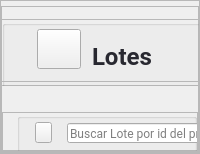
            <widget class="QWidget" name="page_lotes">
             <layout class="QVBoxLayout" name="verticalLayout_4">
              <property name="spacing">
               <number>0</number>
              </property>
              <property name="leftMargin">
               <number>0</number>
              </property>
              <property name="topMargin">
               <number>0</number>
              </property>
              <property name="rightMargin">
               <number>0</number>
              </property>
              <property name="bottomMargin">
               <number>0</number>
              </property>
              <item>
               <widget class="QFrame" name="container_mov_3">
                <property name="frameShape">
                 <enum>QFrame::StyledPanel</enum>
                </property>
                <property name="frameShadow">
                 <enum>QFrame::Raised</enum>
                </property>
                <layout class="QVBoxLayout" name="verticalLayout_34" stretch="0,0,0">
                 <property name="spacing">
                  <number>0</number>
                 </property>
                 <property name="leftMargin">
                  <number>0</number>
                 </property>
                 <property name="topMargin">
                  <number>0</number>
                 </property>
                 <property name="rightMargin">
                  <number>0</number>
                 </property>
                 <property name="bottomMargin">
                  <number>0</number>
                 </property>
                 <item>
                  <widget class="QFrame" name="top_frame_mov_3">
                   <property name="minimumSize">
                    <size>
                     <width>1</width>
                     <height>80</height>
                    </size>
                   </property>
                   <property name="maximumSize">
                    <size>
                     <width>387</width>
                     <height>70</height>
                    </size>
                   </property>
                   <property name="frameShape">
                    <enum>QFrame::StyledPanel</enum>
                   </property>
                   <property name="frameShadow">
                    <enum>QFrame::Raised</enum>
                   </property>
                   <widget class="QFrame" name="frame_26">
                    <property name="geometry">
                     <rect>
                      <x>0</x>
                      <y>13</y>
                      <width>431</width>
                      <height>70</height>
                     </rect>
                    </property>
                    <property name="minimumSize">
                     <size>
                      <width>354</width>
                      <height>70</height>
                     </size>
                    </property>
                    <property name="maximumSize">
                     <size>
                      <width>16777215</width>
                      <height>50</height>
                     </size>
                    </property>
                    <property name="frameShape">
                     <enum>QFrame::StyledPanel</enum>
                    </property>
                    <property name="frameShadow">
                     <enum>QFrame::Raised</enum>
                    </property>
                    <layout class="QVBoxLayout" name="verticalLayout_35">
                     <property name="spacing">
                      <number>0</number>
                     </property>
                     <property name="leftMargin">
                      <number>0</number>
                     </property>
                     <property name="topMargin">
                      <number>0</number>
                     </property>
                     <property name="rightMargin">
                      <number>0</number>
                     </property>
                     <property name="bottomMargin">
                      <number>0</number>
                     </property>
                     <item>
                      <widget class="QGroupBox" name="groupBox_10">
                       <property name="minimumSize">
                        <size>
                         <width>384</width>
                         <height>0</height>
                        </size>
                       </property>
                       <property name="title">
                        <string/>
                       </property>
                       <widget class="QLabel" name="label_40">
                        <property name="geometry">
                         <rect>
                          <x>90</x>
                          <y>10</y>
                          <width>152</width>
                          <height>52</height>
                         </rect>
                        </property>
                        <property name="minimumSize">
                         <size>
                          <width>152</width>
                          <height>0</height>
                         </size>
                        </property>
                        <property name="maximumSize">
                         <size>
                          <width>120</width>
                          <height>16777215</height>
                         </size>
                        </property>
                        <property name="font">
                         <font>
                          <family>Roboto</family>
                          <pointsize>18</pointsize>
                          <weight>75</weight>
                          <bold>true</bold>
                         </font>
                        </property>
                        <property name="styleSheet">
                         <string notr="true">color: #282830 ;
</string>
                        </property>
                        <property name="text">
                         <string>Lotes</string>
                        </property>
                        <property name="alignment">
                         <set>Qt::AlignLeading|Qt::AlignLeft|Qt::AlignVCenter</set>
                        </property>
                       </widget>
                       <widget class="QPushButton" name="pushButton_19">
                        <property name="geometry">
                         <rect>
                          <x>30</x>
                          <y>9</y>
                          <width>49</width>
                          <height>40</height>
                         </rect>
                        </property>
                        <property name="maximumSize">
                         <size>
                          <width>60</width>
                          <height>60</height>
                         </size>
                        </property>
                        <property name="styleSheet">
                         <string notr="true">margin-left:5px</string>
                        </property>
                        <property name="text">
                         <string/>
                        </property>
                        <property name="icon">
                         <iconset resource="img/img.qrc">
                          <normaloff>:/img/producto.png</normaloff>:/img/producto.png</iconset>
                        </property>
                        <property name="iconSize">
                         <size>
                          <width>40</width>
                          <height>40</height>
                         </size>
                        </property>
                       </widget>
                      </widget>
                     </item>
                    </layout>
                   </widget>
                  </widget>
                 </item>
                 <item>
                  <widget class="QFrame" name="mid_mov_3">
                   <property name="maximumSize">
                    <size>
                     <width>16777215</width>
                     <height>70</height>
                    </size>
                   </property>
                   <property name="frameShape">
                    <enum>QFrame::StyledPanel</enum>
                   </property>
                   <property name="frameShadow">
                    <enum>QFrame::Raised</enum>
                   </property>
                   <layout class="QVBoxLayout" name="verticalLayout_36">
                    <property name="spacing">
                     <number>0</number>
                    </property>
                    <property name="leftMargin">
                     <number>0</number>
                    </property>
                    <property name="topMargin">
                     <number>30</number>
                    </property>
                    <property name="rightMargin">
                     <number>0</number>
                    </property>
                    <property name="bottomMargin">
                     <number>0</number>
                    </property>
                    <item alignment="Qt::AlignBottom">
                     <widget class="QFrame" name="frame_27">
                      <property name="minimumSize">
                       <size>
                        <width>0</width>
                        <height>50</height>
                       </size>
                      </property>
                      <property name="maximumSize">
                       <size>
                        <width>16777215</width>
                        <height>50</height>
                       </size>
                      </property>
                      <property name="frameShape">
                       <enum>QFrame::StyledPanel</enum>
                      </property>
                      <property name="frameShadow">
                       <enum>QFrame::Raised</enum>
                      </property>
                      <layout class="QVBoxLayout" name="verticalLayout_37">
                       <property name="spacing">
                        <number>0</number>
                       </property>
                       <property name="leftMargin">
                        <number>0</number>
                       </property>
                       <property name="topMargin">
                        <number>0</number>
                       </property>
                       <property name="rightMargin">
                        <number>0</number>
                       </property>
                       <property name="bottomMargin">
                        <number>0</number>
                       </property>
                       <item>
                        <widget class="QGroupBox" name="groupBox_11">
                         <property name="minimumSize">
                          <size>
                           <width>0</width>
                           <height>50</height>
                          </size>
                         </property>
                         <property name="styleSheet">
                          <string notr="true">margin-left: 14px</string>
                         </property>
                         <property name="title">
                          <string/>
                         </property>
                         <widget class="QPushButton" name="pushButton_20">
                          <property name="geometry">
                           <rect>
                            <x>18</x>
                            <y>9</y>
                            <width>31</width>
                            <height>21</height>
                           </rect>
                          </property>
                          <property name="minimumSize">
                           <size>
                            <width>0</width>
                            <height>21</height>
                           </size>
                          </property>
                          <property name="cursor">
                           <cursorShape>PointingHandCursor</cursorShape>
                          </property>
                          <property name="text">
                           <string/>
                          </property>
                          <property name="icon">
                           <iconset resource="img/img.qrc">
                            <normaloff>:/img/LupaB.png</normaloff>:/img/LupaB.png</iconset>
                          </property>
                          <property name="iconSize">
                           <size>
                            <width>52</width>
                            <height>82</height>
                           </size>
                          </property>
                         </widget>
                         <widget class="QLineEdit" name="lineEdit_6">
                          <property name="geometry">
                           <rect>
                            <x>50</x>
                            <y>10</y>
                            <width>301</width>
                            <height>20</height>
                           </rect>
                          </property>
                          <property name="minimumSize">
                           <size>
                            <width>0</width>
                            <height>20</height>
                           </size>
                          </property>
                          <property name="styleSheet">
                           <string notr="true">font-family: Roboto;
</string>
                          </property>
                          <property name="text">
                           <string/>
                          </property>
                          <property name="placeholderText">
                           <string>Buscar Lote por id del producto</string>
                          </property>
                         </widget>
                        </widget>
                       </item>
                      </layout>
                     </widget>
                    </item>
                   </layout>
                  </widget>
                 </item>
                 <item>
                  <widget class="QFrame" name="bottom_mov_3">
                   <property name="frameShape">
                    <enum>QFrame::StyledPanel</enum>
                   </property>
                   <property name="frameShadow">
                    <enum>QFrame::Raised</enum>
                   </property>
                   <layout class="QVBoxLayout" name="verticalLayout_38">
                    <property name="spacing">
                     <number>0</number>
                    </property>
                    <property name="leftMargin">
                     <number>0</number>
                    </property>
                    <property name="topMargin">
                     <number>0</number>
                    </property>
                    <property name="rightMargin">
                     <number>0</number>
                    </property>
                    <property name="bottomMargin">
                     <number>0</number>
                    </property>
                    <item>
                     <widget class="QFrame" name="frame_28">
                      <property name="frameShape">
                       <enum>QFrame::StyledPanel</enum>
                      </property>
                      <property name="frameShadow">
                       <enum>QFrame::Raised</enum>
                      </property>
                      <widget class="QTableWidget" name="tableWidget_lotes">
                       <property name="geometry">
                        <rect>
                         <x>50</x>
                         <y>60</y>
                         <width>801</width>
                         <height>421</height>
                        </rect>
                       </property>
                       <property name="cursor" stdset="0">
                        <cursorShape>PointingHandCursor</cursorShape>
                       </property>
                       <property name="styleSheet">
                        <string notr="true">QTableWidget{
font-size: 11pt;
margin-top:15px;
color: #000;
font-family: Roboto;
text-align:center;
}
QHeaderView::section {
    background-color: #394353;
	border-radius: 11px;
	color:#fff;
    font-size: 9pt;
	font-family:Roboto;
    border-left: 1px solid #394353;

}

QHeaderView::section:horizontal
{
    border-top: 1px solid #394353;

}

QHeaderView::section:vertical
{

    border-left: 1px solid #394353;
}</string>
                       </property>
                       <property name="editTriggers">
                        <set>QAbstractItemView::NoEditTriggers</set>
                       </property>
                       <property name="showGrid">
                        <bool>false</bool>
                       </property>
                       <attribute name="horizontalHeaderVisible">
                        <bool>false</bool>
                       </attribute>
                       <attribute name="horizontalHeaderCascadingSectionResizes">
                        <bool>true</bool>
                       </attribute>
                       <attribute name="horizontalHeaderDefaultSectionSize">
                        <number>160</number>
                       </attribute>
                       <attribute name="horizontalHeaderShowSortIndicator" stdset="0">
                        <bool>true</bool>
                       </attribute>
                       <attribute name="horizontalHeaderStretchLastSection">
                        <bool>true</bool>
                       </attribute>
                       <attribute name="verticalHeaderVisible">
                        <bool>false</bool>
                       </attribute>
                       <attribute name="verticalHeaderDefaultSectionSize">
                        <number>41</number>
                       </attribute>
                       <column>
                        <property name="text">
                         <string>New Column</string>
                        </property>
                       </column>
                       <column>
                        <property name="text">
                         <string>New Column</string>
                        </property>
                       </column>
                       <column>
                        <property name="text">
                         <string>New Column</string>
                        </property>
                       </column>
                       <column>
                        <property name="text">
                         <string>New Column</string>
                        </property>
                       </column>
                       <column>
                        <property name="text">
                         <string>New Column</string>
                        </property>
                       </column>
                      </widget>
                      <widget class="QFrame" name="frame_29">
                       <property name="geometry">
                        <rect>
                         <x>29</x>
                         <y>9</y>
                         <width>831</width>
                         <height>41</height>
                        </rect>
                       </property>
                       <property name="minimumSize">
                        <size>
                         <width>56</width>
                         <height>41</height>
                        </size>
                       </property>
                       <property name="styleSheet">
                        <string notr="true">background-color: #f2f2f5;

border-radius:15px;</string>
                       </property>
                       <property name="frameShape">
                        <enum>QFrame::StyledPanel</enum>
                       </property>
                       <property name="frameShadow">
                        <enum>QFrame::Raised</enum>
                       </property>
                       <widget class="QLabel" name="label_41">
                        <property name="geometry">
                         <rect>
                          <x>20</x>
                          <y>10</y>
                          <width>141</width>
                          <height>18</height>
                         </rect>
                        </property>
                        <property name="font">
                         <font>
                          <family>Roboto</family>
                          <pointsize>11</pointsize>
                          <weight>75</weight>
                          <bold>true</bold>
                         </font>
                        </property>
                        <property name="styleSheet">
                         <string notr="true">background: none;
color: #282830 ;
</string>
                        </property>
                        <property name="text">
                         <string>Código del Producto</string>
                        </property>
                       </widget>
                       <widget class="QLabel" name="label_42">
                        <property name="geometry">
                         <rect>
                          <x>200</x>
                          <y>10</y>
                          <width>79</width>
                          <height>18</height>
                         </rect>
                        </property>
                        <property name="font">
                         <font>
                          <family>Roboto</family>
                          <pointsize>11</pointsize>
                          <weight>75</weight>
                          <bold>true</bold>
                         </font>
                        </property>
                        <property name="styleSheet">
                         <string notr="true">background: none;
color: #282830 ;

</string>
                        </property>
                        <property name="text">
                         <string>Descripción</string>
                        </property>
                       </widget>
                       <widget class="QLabel" name="label_43">
                        <property name="geometry">
                         <rect>
                          <x>520</x>
                          <y>10</y>
                          <width>132</width>
                          <height>18</height>
                         </rect>
                        </property>
                        <property name="font">
                         <font>
                          <family>Roboto</family>
                          <pointsize>11</pointsize>
                          <weight>75</weight>
                          <bold>true</bold>
                         </font>
                        </property>
                        <property name="styleSheet">
                         <string notr="true">background: none;
color: #282830 ;
</string>
                        </property>
                        <property name="text">
                         <string>Lote</string>
                        </property>
                       </widget>
                       <widget class="QLabel" name="label_45">
                        <property name="geometry">
                         <rect>
                          <x>650</x>
                          <y>10</y>
                          <width>161</width>
                          <height>18</height>
                         </rect>
                        </property>
                        <property name="font">
                         <font>
                          <family>Roboto</family>
                          <pointsize>11</pointsize>
                          <weight>75</weight>
                          <bold>true</bold>
                         </font>
                        </property>
                        <property name="styleSheet">
                         <string notr="true">background: none;
color: #282830 ;
</string>
                        </property>
                        <property name="text">
                         <string> Fecha de Vencimiento</string>
                        </property>
                       </widget>
                       <widget class="QLabel" name="label_46">
                        <property name="geometry">
                         <rect>
                          <x>350</x>
                          <y>10</y>
                          <width>61</width>
                          <height>18</height>
                         </rect>
                        </property>
                        <property name="font">
                         <font>
                          <family>Roboto</family>
                          <pointsize>11</pointsize>
                          <weight>75</weight>
                          <bold>true</bold>
                         </font>
                        </property>
                        <property name="styleSheet">
                         <string notr="true">background: none;
color: #282830 ;

</string>
                        </property>
                        <property name="text">
                         <string>Cantidad</string>
                        </property>
                       </widget>
                      </widget>
                      <widget class="QPushButton" name="btn_actualizarLotes">
                       <property name="geometry">
                        <rect>
                         <x>860</x>
                         <y>20</y>
                         <width>31</width>
                         <height>21</height>
                        </rect>
                       </property>
                       <property name="minimumSize">
                        <size>
                         <width>0</width>
                         <height>21</height>
                        </size>
                       </property>
                       <property name="cursor">
                        <cursorShape>PointingHandCursor</cursorShape>
                       </property>
                       <property name="text">
                        <string/>
                       </property>
                       <property name="icon">
                        <iconset resource="img/img.qrc">
                         <normaloff>:/img/refresh.png</normaloff>:/img/refresh.png</iconset>
                       </property>
                       <property name="iconSize">
                        <size>
                         <width>33</width>
                         <height>16</height>
                        </size>
                       </property>
                      </widget>
                     </widget>
                    </item>
                   </layout>
                  </widget>
                 </item>
                </layout>
               </widget>
              </item>
             </layout>
            </widget>
